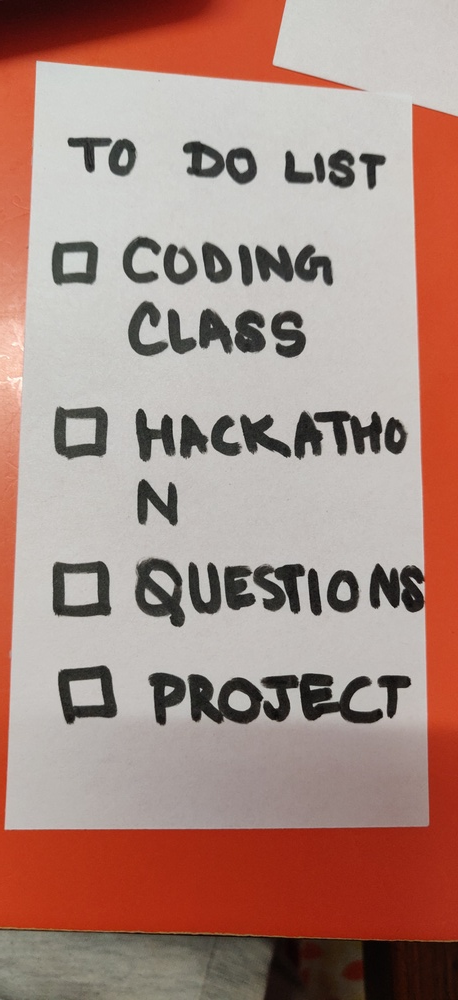
#> input picture 3.jpg, 458 x 1000 px, shrunk from 2112 x 4608 before the run, found by its file name
$ jupyter execute 'OCR with preprocessing .ipynb'
#> lines starting #> are read from the running program, lines starting #| are printed output that depends on the picture; after the words box and inside, x2 and y2 are one past the last pixel; in counts of white or black regions, pixels touching at a corner belong together
[cell 1]
import cv2
import pytesseract

[cell 2]
import numpy as np

[cell 3]
import matplotlib.pyplot as plt

[cell 4]
pytesseract.pytesseract.tesseract_cmd="C:\\Program Files (x86)\\Tesseract-OCR\\tesseract.exe"

[cell 5]
img1=cv2.imread("C:/Users/SHUBHIKA/Desktop/3.jpg")
#> img1 is the input picture: shape (1000, 458, 3); mean B, G, R 129.9, 138.9, 169.9
imgConverted=cv2.cvtColor(img1,cv2.COLOR_BGR2RGB)
plt.imshow(img1)

[cell 6]
# preprocessing
# gray scale
def gray(img):

    img = cv2.cvtColor(img, cv2.COLOR_BGR2GRAY)
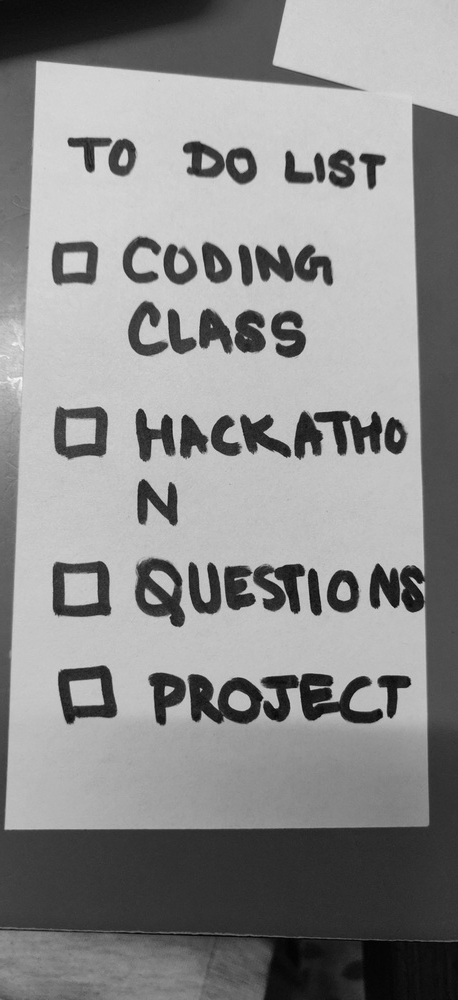
#> img: shape (1000, 458); min 1, max 248, mean 139.9
    cv2.imwrite(r"./preprocess/img_gray.png",img)
    return img

# blur
def blur(img) :
    img_blur = cv2.GaussianBlur(img,(5,5),0)
    cv2.imwrite(r"./preprocess/img_blur.png",img)
    return img_blur

# threshold
def threshold(img):
    #pixels with value below 100 are turned black (0) and those with higher value are turned white (255)
    img = cv2.threshold(img, 100, 255, cv2.THRESH_OTSU | cv2.THRESH_BINARY)[1]
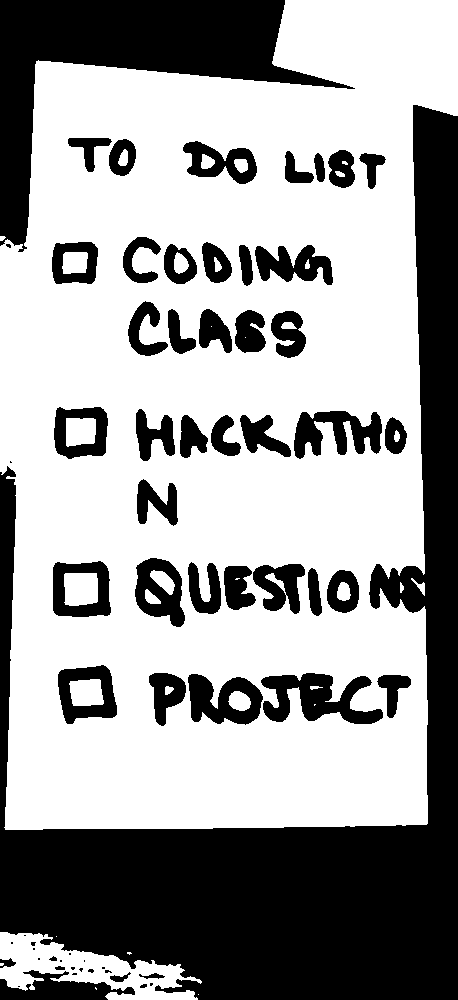
#> img: shape (1000, 458); 62.1% white; 65 black regions (18 under 20 px)
    cv2.imwrite(r"./preprocess/img_threshold.png",img)
    return img

[cell 7]
# Finding contours
im_gray = gray(imgConverted)
im_blur = blur(im_gray)
im_thresh = threshold(im_blur)

contours, _ = cv2.findContours(im_thresh, cv2.RETR_EXTERNAL, cv2.CHAIN_APPROX_NONE)
#> contours = 10 contours, 7 with area under 20; largest, box (x1, y1, x2, y2) and area: (0, 0, 458, 830) 319768, (0, 932, 202, 1000) 6300, (411, 578, 425, 596) 60

[cell 8]
# text detection
def contours_text(orig, img, contours):
    for cnt in contours:
        x, y, w, h = cv2.boundingRect(cnt)

        # Drawing a rectangle on copied image
        rect = cv2.rectangle(orig, (x, y), (x + w, y + h), (0, 255, 255), 2)

        cv2.imshow('cnt',rect)
        cv2.waitKey()

        # Cropping the text block for giving input to OCR
        cropped = orig[y:y + h, x:x + w]

        # Apply OCR on the cropped image
        config = ('-l eng --oem 1 --psm 3')
        text = pytesseract.image_to_string(cropped, config=config)

        print(text)
#> this loop made 1 pass
#> (x, y, w, h, cropped, config) on pass 1: (198, 994, 1, 1, [[0, 255, 255]], '-l eng --oem 1 --psm 3')

[cell 9]
contours_text(img1,imgConverted,contours)
#> (the call stopped at in contours_text, `text = pytesseract.image_to_string(cropped, config=config)`: pytesseract is not available in this run)

$ run again, with 4.jpg copied over 3.jpg
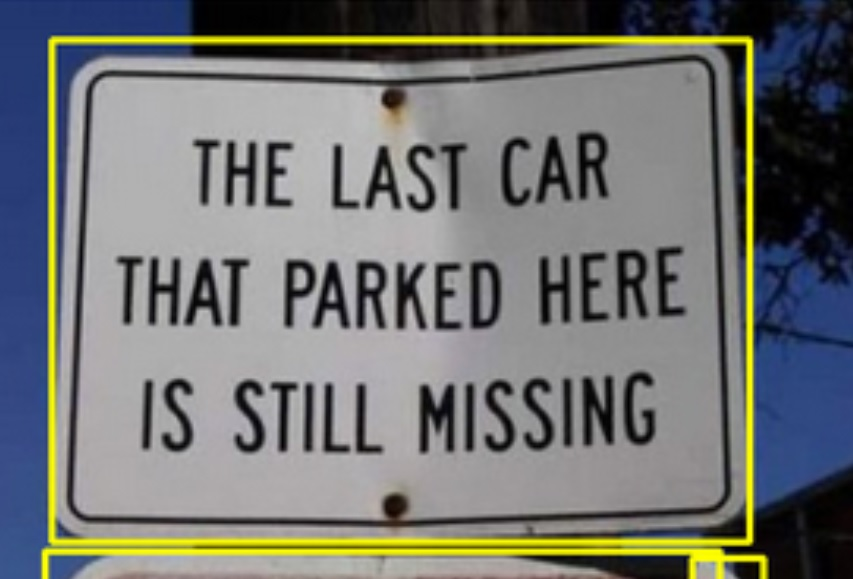
#> input picture 4.jpg, 853 x 579 px, found by its file name
#> img1 is the input picture: shape (579, 853, 3); mean B, G, R 114.3, 116.8, 114.9
#> in threshold, `img = cv2.threshold(img, 100, 255, cv2.THRESH_OTSU | cv2.THRESH_BINARY..`:
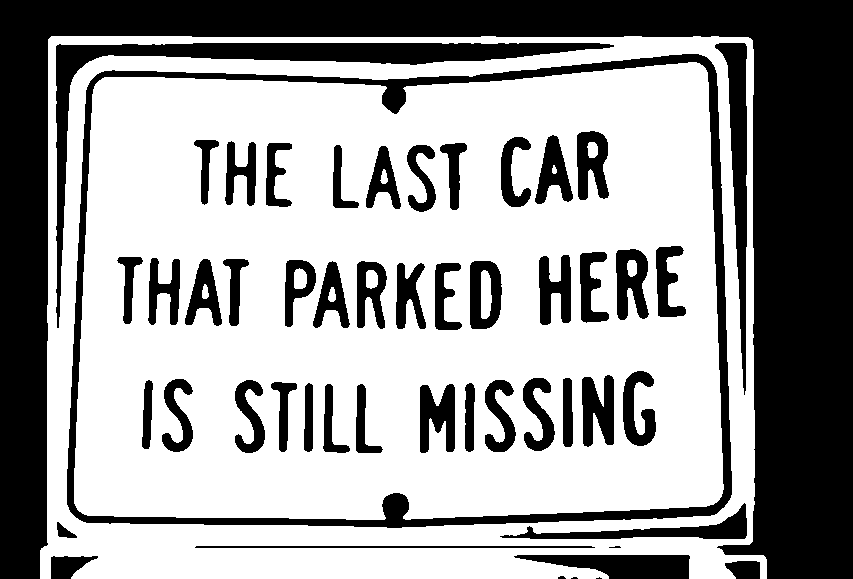
#> img: shape (579, 853); 61.5% white; 52 black regions (4 under 20 px)
#> contours = 1 contour; box (x1, y1, x2, y2) and area: (40, 36, 767, 579) 377558
#> the loop in contours_text, `for cnt in contours:` made 1 pass
#> (x, y, w, h, config) on pass 1: (40, 36, 727, 543, '-l eng --oem 1 --psm 3')
#> pass 1, in contours_text, `cropped = orig[y:y + h, x:x + w]`:
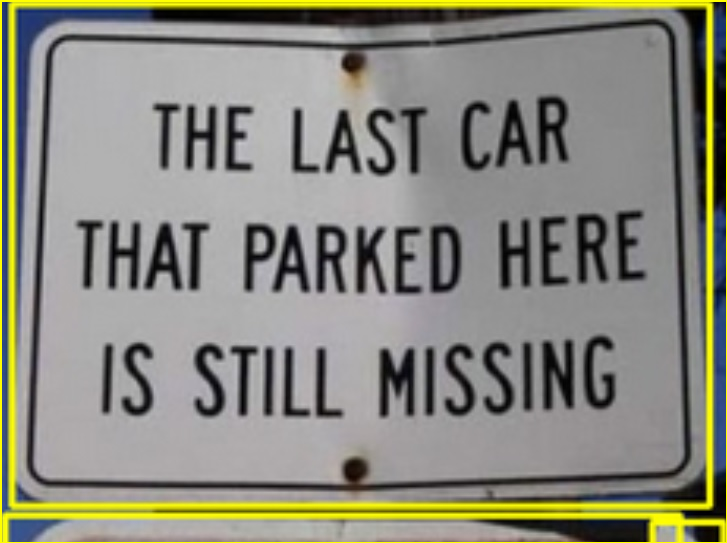
#> cropped: shape (543, 727, 3); mean B, G, R 125, 137.8, 138.2
